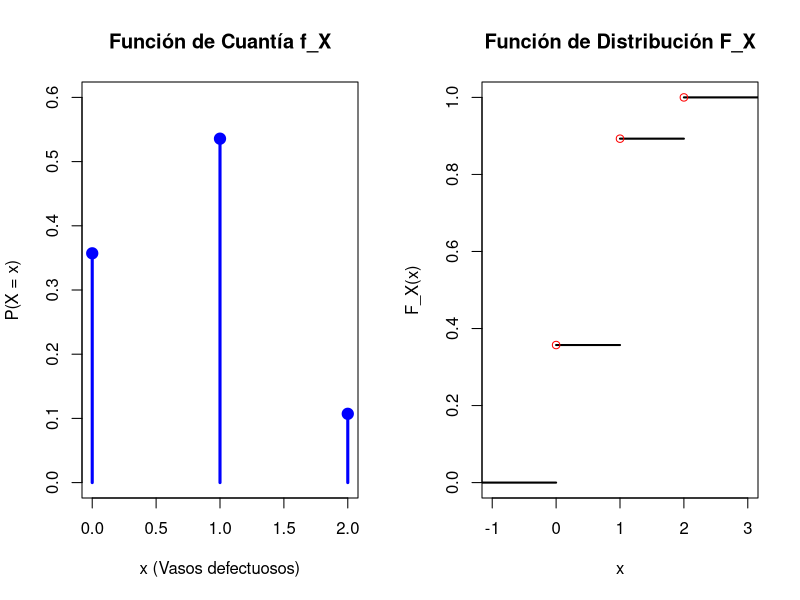

Here is the R script that generated this plot:
# Parámetros del problema
N_defectuosos <- 3  # m
N_buenos <- 5       # n
n_comprados <- 2    # k

# 1. Función de cuantía f_X (P(X = x))
x_vals <- 0:2
f_X <- dhyper(x_vals, m = N_defectuosos, n = N_buenos, k = n_comprados)

# Mostrar la función de cuantía en una tabla
tabla_cuantia <- data.frame(
  x = x_vals,
  Probabilidad = f_X,
  Prob_Fraccion = c("10/28", "15/28", "3/28")
)
print("1. Función de cuantía f_X:")
print(tabla_cuantia)

# 2. Probabilidad de que todos los vasos comprados sean defectuosos (P(X = 2))
p_todos_defectuosos <- dhyper(2, m = N_defectuosos, n = N_buenos, k = n_comprados)
cat("\n2. Probabilidad de que ambos vasos sean defectuosos P(X = 2):", p_todos_defectuosos, "\n")

# 3. Función de distribución F_X (P(X <= x))
F_X <- phyper(x_vals, m = N_defectuosos, n = N_buenos, k = n_comprados)
tabla_distribucion <- data.frame(
  x = x_vals,
  F_X = F_X
)
print("\n3. Función de distribución F_X:")
print(tabla_distribucion)

# Gráficos
par(mfrow = c(1, 2)) # Dividir la ventana gráfica en 2

# Gráfico de la función de cuantía
plot(x_vals, f_X, type = "h", lwd = 3, col = "blue",
     main = "Función de Cuantía f_X",
     xlab = "x (Vasos defectuosos)", ylab = "P(X = x)",
     ylim = c(0, 0.6))
points(x_vals, f_X, pch = 19, col = "blue", cex = 1.5)

# Gráfico de la función de distribución escalonada
# Usamos stepfun para graficar correctamente la función de distribución acumulada
F_step <- stepfun(x_vals, c(0, F_X))
plot(F_step, verticals = FALSE, col.points = "red", lwd = 2,
     main = "Función de Distribución F_X",
     xlab = "x", ylab = "F_X(x)")
